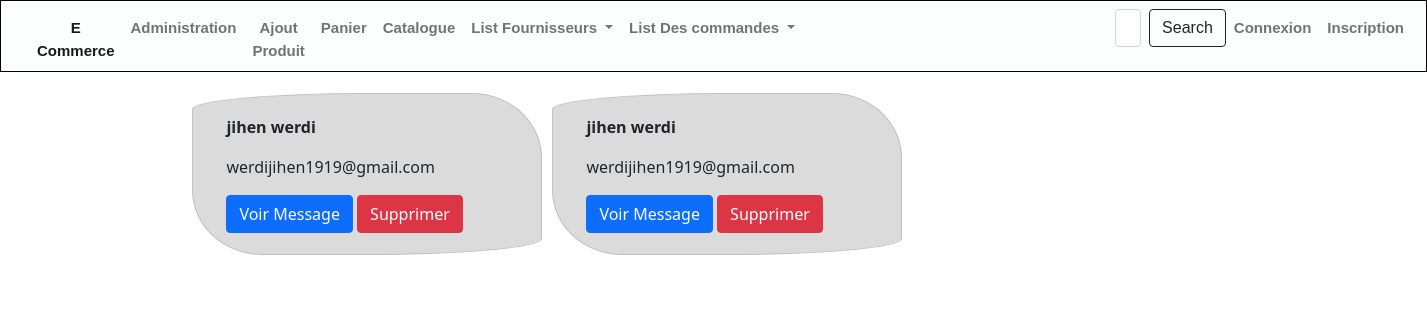
Screenshot of /magasin/TtMessage/ with the database file from the repository.
### magasin/models.py (models this page shows, shortened)
class Message(models.Model):
    nom = models.CharField(max_length=100)
    email = models.EmailField(max_length=254)
    message = models.TextField()

### magasin/views.py (the view)
# urls.py: path('TtMessage/', views.TtMessage, name='TtMessage'),
def TtMessage(request):
        messages= Message.objects.all()
        context={'messages':messages}
        return render( request,'messages/messages.html',context )

### magasin/templates/messages/messages.html (shortened to what this page needs)
{% extends 'magasin/base.html' %}
{% block content %}
<div class="container-fluid mt-3">
    <div class="row-9">
        <div id='messages' class="col-lg-9 mx-auto" style="margin:5px;">
            <div class="row mx-auto">
                {% for message in messages %}
                 <div class="card" id={{message.id}} style="background-color: rgb(219, 219, 219);width:350px;border-radius: 50% 20% / 10% 40%;margin:5px;">
                    <div id={{message.id}} style="margin:5px;">
                            <div class="card-body" >
                        <p class="card-text"><b>{{message.nom}}</b></p>
                        <p class="card-text">{{message.email}}</p>
                        <div style="width: 350px;">
                        <a href="{% url 'detail_message' msg_id=message.id %}" class="btn btn-primary">Voir Message</a>
                      <a href="{% url 'delete_message' message.id %}" class="btn btn-danger" >Supprimer</a>
                    </div>
                </div>
            </div>
        </div>
                {% endfor %}
            </div>
        </div>
    </div>
</div>
{% endblock %}

### rows the page displays
Message: nom "jihen werdi", email "werdijihen1919@gmail.com"
Message: {{ message.id }} 3 (drawn), nom "jihen werdi", email "werdijihen1919@gmail.com"
